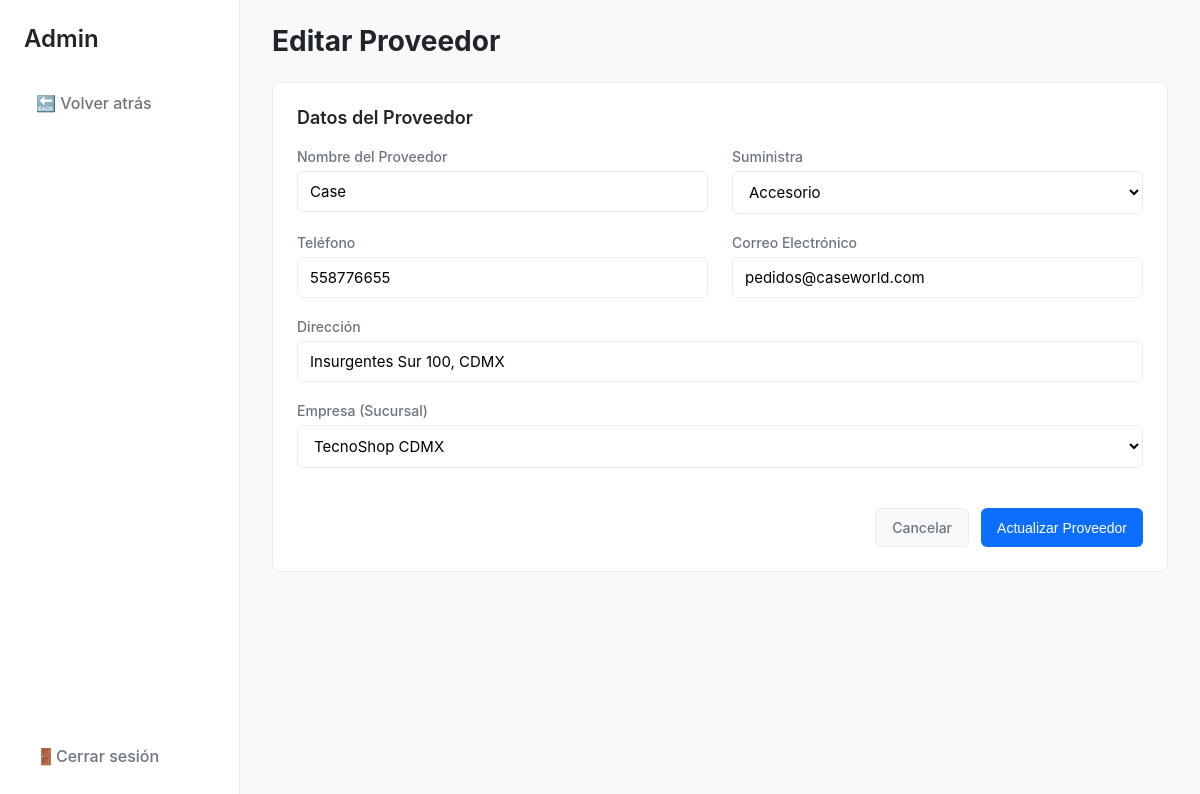
/admin/proveedor_editar.php?id=5 (signed in), run on the app's committed database.
### tables this page shows
CREATE TABLE `proveedor` (
  `id_proveedor` int(11) NOT NULL,
  `id_empresa` int(11) NOT NULL,
  `nombre` varchar(100) NOT NULL,
  `pieza_accesorio` varchar(100) NOT NULL,
  `telefono` varchar(20) NOT NULL,
  `correo` varchar(100) NOT NULL,
  `direccion` varchar(100) NOT NULL
);

CREATE TABLE `empresa` (
  `id_empresa` int(11) NOT NULL,
  `nombre_empresa` varchar(100) NOT NULL,
  `telefono` varchar(15) NOT NULL,
  `correo` varchar(100) NOT NULL,
  `direccion` varchar(100) NOT NULL
);

### html/admin/proveedor_editar.php (the view, shortened to what this page needs)
<?php
require '../config/conexion.php';
$id = $_GET['id'] ?? 0;
$stmt_prov = $pdo->prepare("SELECT * FROM proveedor WHERE id_proveedor = ?");
$stmt_prov->execute([$id]);
$proveedor = $stmt_prov->fetch(PDO::FETCH_ASSOC);
$stmt_empresas = $pdo->query("SELECT id_empresa, nombre_empresa FROM empresa ORDER BY nombre_empresa");
$empresas = $stmt_empresas->fetchAll(PDO::FETCH_ASSOC);
$nombre = $proveedor['nombre'];
$telefono = $proveedor['telefono'];
$correo = $proveedor['correo'];
$direccion = $proveedor['direccion'];
$pieza_accesorio = $proveedor['pieza_accesorio'];
$id_empresa_sel = $proveedor['id_empresa'];
$titulo_pagina = 'Editar Proveedor';
$action_url = 'proveedor_guardar.php';
?>
<!DOCTYPE html>
<html lang="es">
<head>
</head>
<body>
    <aside class="sidebar">
        <div class="sidebar-header">Admin</div>
          <nav class="sidebar-nav">
            <ul>
                <li><a href="javascript:history.back()">🔙 Volver atrás</a></li>
            </ul>
        </nav>
        <div class="sidebar-footer">
            <a href="/controllers/logout.php"><span>🚪</span> Cerrar sesión</a>
        </div>
    </aside>
    <main class="main-content">
        <header class="main-header">
            <h1><?php echo $titulo_pagina; ?></h1>
        </header>
        <div class="card">
            <h2 class="card-header">Datos del Proveedor</h2>
            <form action="<?php echo $action_url; ?>" method="POST">
                <div class="form-grid">
                    <div class="form-group">
                        <label for="nombre">Nombre del Proveedor</label>
                        <input type="text" id="nombre" name="nombre" class="form-control" value="<?php echo htmlspecialchars($nombre); ?>" required>
                    </div>
                    <div class="form-group">
                        <label for="pieza_accesorio">Suministra</label>
                        <select id="pieza_accesorio" name="pieza_accesorio" class="form-control" required>
                            <option value="Accesorio" <?php echo ($pieza_accesorio == 'Accesorio') ? 'selected' : ''; ?>>Accesorio</option>
                        </select>
                    </div>
                    <div class="form-group">
                        <label for="telefono">Teléfono</label>
                        <input type="tel" id="telefono" name="telefono" class="form-control" value="<?php echo htmlspecialchars($telefono); ?>" required>
                    </div>
                    <div class="form-group">
                        <label for="correo">Correo Electrónico</label>
                        <input type="email" id="correo" name="correo" class="form-control" value="<?php echo htmlspecialchars($correo); ?>" required>
                    </div>
                    <div class="form-group form-col-span-2">
                        <label for="direccion">Dirección</label>
                        <input type="text" id="direccion" name="direccion" class="form-control" value="<?php echo htmlspecialchars($direccion); ?>" required>
                    </div>
                    <div class="form-group form-col-span-2">
                        <label for="id_empresa">Empresa (Sucursal)</label>
                        <select id="id_empresa" name="id_empresa" class="form-control" required>
                            <?php foreach ($empresas as $empresa): ?>
                                <option value="<?php echo $empresa['id_empresa']; ?>" <?php echo ($id_empresa_sel == $empresa['id_empresa']) ? 'selected' : ''; ?>>
                                    <?php echo htmlspecialchars($empresa['nombre_empresa']); ?>
                                </option>
                            <?php endforeach; ?>
                        </select>
                    </div>
                    <div class="form-actions">
                        <a href="proveedores.php" class="btn btn-secondary">Cancelar</a>
                        <button type="submit" class="btn btn-primary">Actualizar Proveedor</button>
                    </div>
                </div>
            </form>
        </div>
    </main>
</body>
</html>

### html/admin/proveedor_editar.php (style rules this page uses)
:root { --color-primario: #0d6efd; --color-fondo: #f8f9fa; --color-blanco: #ffffff; --color-texto: #212529; --color-texto-secundario: #6c757d; --color-borde: #e9ecef; }
body { font-family: -apple-system, BlinkMacSystemFont, "Segoe UI", Roboto, "Helvetica Neue", Arial, sans-serif; margin: 0; background-color: var(--color-fondo); color: var(--color-texto); display: flex; }
.sidebar { width: 240px; background-color: var(--color-blanco); border-right: 1px solid var(--color-borde); height: 100vh; display: flex; flex-direction: column; padding: 24px; box-sizing: border-box; position: fixed; left: 0; top: 0; }
.sidebar-header { font-size: 24px; font-weight: 600; margin-bottom: 30px; }
.sidebar-nav { flex-grow: 1; }
.sidebar-nav ul { list-style: none; padding: 0; margin: 0; }
.sidebar-nav li { margin-bottom: 10px; }
.sidebar-nav a { text-decoration: none; color: var(--color-texto-secundario); font-weight: 500; display: flex; align-items: center; padding: 10px 12px; border-radius: 6px; transition: background-color 0.2s, color 0.2s; }
.sidebar-footer a { text-decoration: none; color: var(--color-texto-secundario); font-weight: 500; display: flex; align-items: center; padding: 10px 12px; }
.main-content { margin-left: 240px; flex-grow: 1; padding: 24px 32px; }
.main-header h1 { font-size: 28px; margin: 0; margin-bottom: 24px; }
.card { background-color: var(--color-blanco); border: 1px solid var(--color-borde); border-radius: 8px; padding: 24px; }
.card-header { font-size: 18px; font-weight: 600; margin: 0 0 20px 0; }
.form-grid { display: grid; grid-template-columns: 1fr 1fr; gap: 20px 24px; }
.form-col-span-2 { grid-column: span 2; }
.form-group { display: flex; flex-direction: column; }
.form-group label { display: block; font-weight: 500; color: var(--color-texto-secundario); margin-bottom: 6px; font-size: 14px; }
.form-control { width: 100%; padding: 10px 12px; border: 1px solid var(--color-borde); border-radius: 6px; font-size: 15px; box-sizing: border-box; transition: border-color 0.2s, box-shadow 0.2s; font-family: inherit; background-color: var(--color-blanco); }
.form-actions { grid-column: span 2; display: flex; justify-content: flex-end; gap: 12px; margin-top: 20px; }
.btn { border: none; padding: 10px 16px; border-radius: 6px; font-weight: 500; cursor: pointer; font-size: 14px; text-decoration: none; transition: background-color 0.2s, color 0.2s; }
.btn-primary { background-color: var(--color-primario); color: var(--color-blanco); }
.btn-secondary { background-color: var(--color-fondo); color: var(--color-texto-secundario); border: 1px solid var(--color-borde); }

### data on the page
proveedor: nombre "Case", pieza_accesorio "Accesorio", telefono "558776655", correo "pedidos@caseworld.com", direccion "Insurgentes Sur 100, CDMX", id_empresa "TecnoShop CDMX"

### other printed values
$titulo_pagina "Editar Proveedor"
